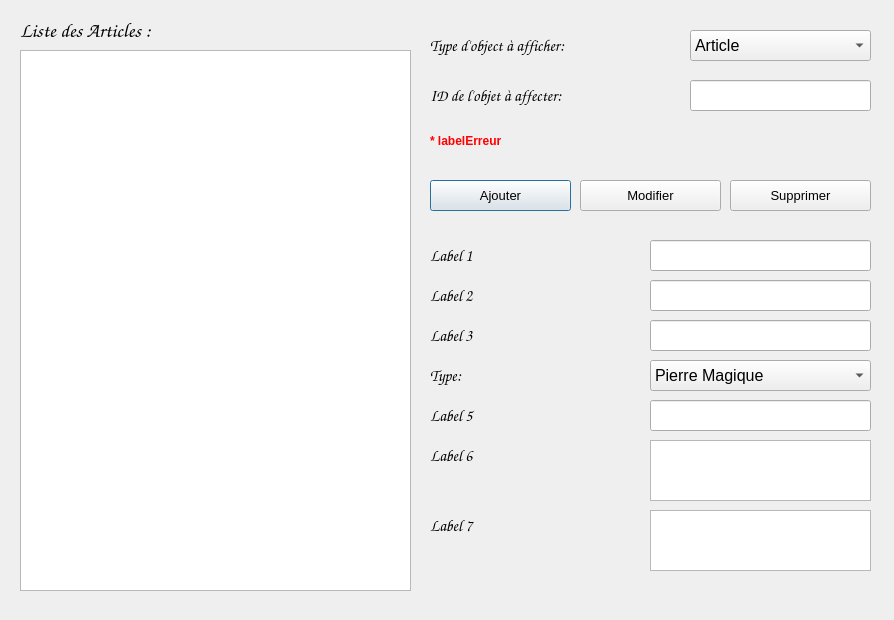
<?xml version="1.0" encoding="UTF-8"?>
<ui version="4.0">
 <class>Dialog</class>
 <widget class="QDialog" name="Dialog">
  <property name="geometry">
   <rect>
    <x>0</x>
    <y>0</y>
    <width>894</width>
    <height>620</height>
   </rect>
  </property>
  <property name="windowTitle">
   <string>Dialog</string>
  </property>
  <widget class="QTextBrowser" name="textBrowserObjet">
   <property name="geometry">
    <rect>
     <x>20</x>
     <y>50</y>
     <width>391</width>
     <height>541</height>
    </rect>
   </property>
  </widget>
  <widget class="QLabel" name="labelTitle">
   <property name="geometry">
    <rect>
     <x>20</x>
     <y>10</y>
     <width>351</width>
     <height>41</height>
    </rect>
   </property>
   <property name="font">
    <font>
     <family>Comic Sans MS</family>
     <pointsize>15</pointsize>
    </font>
   </property>
   <property name="text">
    <string>Liste des Articles :</string>
   </property>
  </widget>
  <widget class="QLabel" name="labelID">
   <property name="geometry">
    <rect>
     <x>430</x>
     <y>80</y>
     <width>251</width>
     <height>31</height>
    </rect>
   </property>
   <property name="font">
    <font>
     <family>Comic Sans MS</family>
     <pointsize>12</pointsize>
    </font>
   </property>
   <property name="text">
    <string>ID de l'objet à affecter:</string>
   </property>
  </widget>
  <widget class="QLabel" name="labelType">
   <property name="geometry">
    <rect>
     <x>430</x>
     <y>30</y>
     <width>261</width>
     <height>31</height>
    </rect>
   </property>
   <property name="font">
    <font>
     <family>Comic Sans MS</family>
     <pointsize>12</pointsize>
    </font>
   </property>
   <property name="text">
    <string>Type d'object à afficher:</string>
   </property>
  </widget>
  <widget class="QLineEdit" name="lineEditID">
   <property name="geometry">
    <rect>
     <x>690</x>
     <y>80</y>
     <width>181</width>
     <height>31</height>
    </rect>
   </property>
   <property name="font">
    <font>
     <pointsize>12</pointsize>
    </font>
   </property>
  </widget>
  <widget class="QComboBox" name="comboBoxType">
   <property name="geometry">
    <rect>
     <x>690</x>
     <y>30</y>
     <width>181</width>
     <height>31</height>
    </rect>
   </property>
   <property name="font">
    <font>
     <pointsize>12</pointsize>
    </font>
   </property>
   <item>
    <property name="text">
     <string>Article</string>
    </property>
   </item>
   <item>
    <property name="text">
     <string>Utilisateur</string>
    </property>
   </item>
   <item>
    <property name="text">
     <string>Facture</string>
    </property>
   </item>
  </widget>
  <widget class="QLabel" name="labelErreur">
   <property name="geometry">
    <rect>
     <x>430</x>
     <y>130</y>
     <width>441</width>
     <height>21</height>
    </rect>
   </property>
   <property name="font">
    <font>
     <weight>75</weight>
     <bold>true</bold>
    </font>
   </property>
   <property name="styleSheet">
    <string notr="true">color: rgb(255, 0, 0);
</string>
   </property>
   <property name="text">
    <string>* labelErreur</string>
   </property>
  </widget>
  <widget class="QPushButton" name="buttonAjouter">
   <property name="geometry">
    <rect>
     <x>430</x>
     <y>180</y>
     <width>141</width>
     <height>31</height>
    </rect>
   </property>
   <property name="font">
    <font>
     <pointsize>10</pointsize>
    </font>
   </property>
   <property name="text">
    <string>Ajouter</string>
   </property>
  </widget>
  <widget class="QPushButton" name="buttonSupprimer">
   <property name="geometry">
    <rect>
     <x>730</x>
     <y>180</y>
     <width>141</width>
     <height>31</height>
    </rect>
   </property>
   <property name="font">
    <font>
     <pointsize>10</pointsize>
    </font>
   </property>
   <property name="text">
    <string>Supprimer</string>
   </property>
  </widget>
  <widget class="QPushButton" name="buttonModifier">
   <property name="geometry">
    <rect>
     <x>580</x>
     <y>180</y>
     <width>141</width>
     <height>31</height>
    </rect>
   </property>
   <property name="font">
    <font>
     <pointsize>10</pointsize>
    </font>
   </property>
   <property name="text">
    <string>Modifier</string>
   </property>
  </widget>
  <widget class="QLabel" name="label1">
   <property name="geometry">
    <rect>
     <x>430</x>
     <y>240</y>
     <width>221</width>
     <height>31</height>
    </rect>
   </property>
   <property name="font">
    <font>
     <family>Comic Sans MS</family>
     <pointsize>12</pointsize>
    </font>
   </property>
   <property name="text">
    <string>Label 1</string>
   </property>
  </widget>
  <widget class="QLineEdit" name="lineEdit1">
   <property name="geometry">
    <rect>
     <x>650</x>
     <y>240</y>
     <width>221</width>
     <height>31</height>
    </rect>
   </property>
  </widget>
  <widget class="QLabel" name="label2">
   <property name="geometry">
    <rect>
     <x>430</x>
     <y>280</y>
     <width>221</width>
     <height>31</height>
    </rect>
   </property>
   <property name="font">
    <font>
     <family>Comic Sans MS</family>
     <pointsize>12</pointsize>
    </font>
   </property>
   <property name="text">
    <string>Label 2</string>
   </property>
  </widget>
  <widget class="QLineEdit" name="lineEdit2">
   <property name="geometry">
    <rect>
     <x>650</x>
     <y>280</y>
     <width>221</width>
     <height>31</height>
    </rect>
   </property>
  </widget>
  <widget class="QLabel" name="label3">
   <property name="geometry">
    <rect>
     <x>430</x>
     <y>320</y>
     <width>221</width>
     <height>31</height>
    </rect>
   </property>
   <property name="font">
    <font>
     <family>Comic Sans MS</family>
     <pointsize>12</pointsize>
    </font>
   </property>
   <property name="text">
    <string>Label 3</string>
   </property>
  </widget>
  <widget class="QLineEdit" name="lineEdit3">
   <property name="geometry">
    <rect>
     <x>650</x>
     <y>320</y>
     <width>221</width>
     <height>31</height>
    </rect>
   </property>
  </widget>
  <widget class="QLabel" name="label4">
   <property name="geometry">
    <rect>
     <x>430</x>
     <y>360</y>
     <width>221</width>
     <height>31</height>
    </rect>
   </property>
   <property name="font">
    <font>
     <family>Comic Sans MS</family>
     <pointsize>12</pointsize>
    </font>
   </property>
   <property name="text">
    <string>Type:</string>
   </property>
  </widget>
  <widget class="QLineEdit" name="lineEdit5">
   <property name="geometry">
    <rect>
     <x>650</x>
     <y>400</y>
     <width>221</width>
     <height>31</height>
    </rect>
   </property>
  </widget>
  <widget class="QTextEdit" name="textEdit6">
   <property name="geometry">
    <rect>
     <x>650</x>
     <y>440</y>
     <width>221</width>
     <height>61</height>
    </rect>
   </property>
  </widget>
  <widget class="QLabel" name="label5">
   <property name="geometry">
    <rect>
     <x>430</x>
     <y>400</y>
     <width>221</width>
     <height>31</height>
    </rect>
   </property>
   <property name="font">
    <font>
     <family>Comic Sans MS</family>
     <pointsize>12</pointsize>
    </font>
   </property>
   <property name="text">
    <string>Label 5</string>
   </property>
  </widget>
  <widget class="QLabel" name="label6">
   <property name="geometry">
    <rect>
     <x>430</x>
     <y>440</y>
     <width>221</width>
     <height>31</height>
    </rect>
   </property>
   <property name="font">
    <font>
     <family>Comic Sans MS</family>
     <pointsize>12</pointsize>
    </font>
   </property>
   <property name="text">
    <string>Label 6</string>
   </property>
  </widget>
  <widget class="QTextEdit" name="textEdit7">
   <property name="geometry">
    <rect>
     <x>650</x>
     <y>510</y>
     <width>221</width>
     <height>61</height>
    </rect>
   </property>
  </widget>
  <widget class="QLabel" name="label7">
   <property name="geometry">
    <rect>
     <x>430</x>
     <y>510</y>
     <width>221</width>
     <height>31</height>
    </rect>
   </property>
   <property name="font">
    <font>
     <family>Comic Sans MS</family>
     <pointsize>12</pointsize>
    </font>
   </property>
   <property name="text">
    <string>Label 7</string>
   </property>
  </widget>
  <widget class="QComboBox" name="comboBox4">
   <property name="geometry">
    <rect>
     <x>650</x>
     <y>360</y>
     <width>221</width>
     <height>31</height>
    </rect>
   </property>
   <property name="font">
    <font>
     <pointsize>12</pointsize>
    </font>
   </property>
   <item>
    <property name="text">
     <string>Pierre Magique</string>
    </property>
   </item>
   <item>
    <property name="text">
     <string>Potion</string>
    </property>
   </item>
   <item>
    <property name="text">
     <string>Sortillege</string>
    </property>
   </item>
  </widget>
 </widget>
 <resources/>
 <connections/>
</ui>
